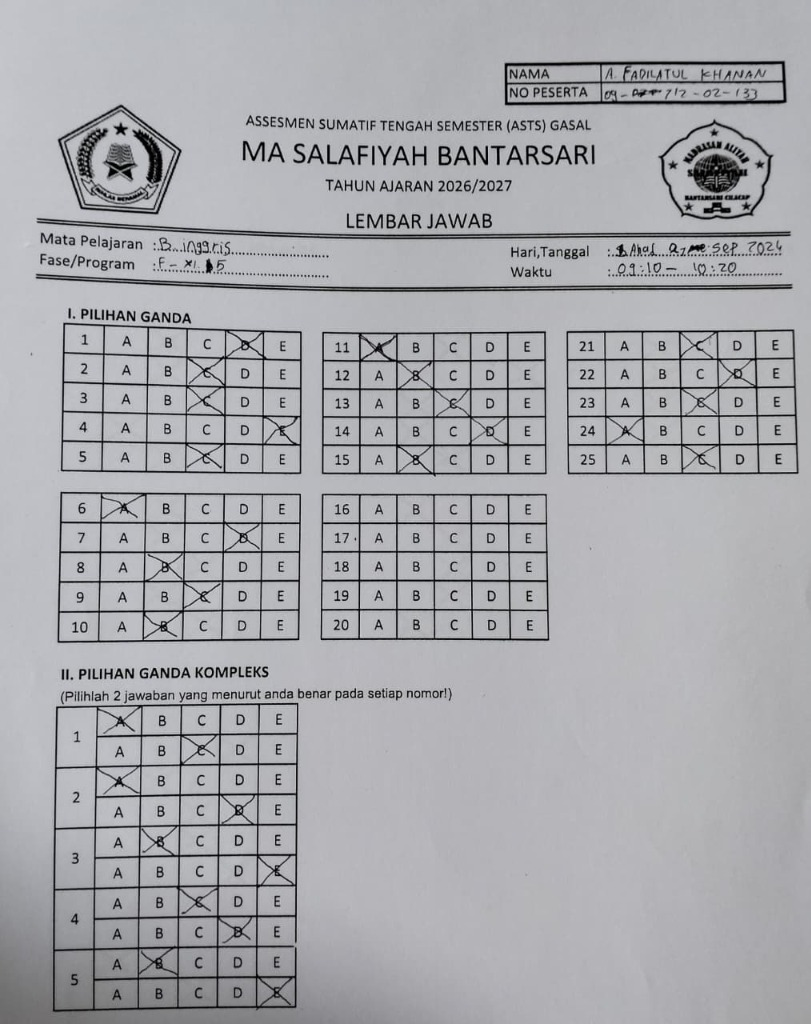
#> input picture data/sample_inputs/sample_fadilatul.jpg, 811 x 1024 px
$ python -i omr_grid_engine.py   (imports and definitions only)
#> lines starting #> are read from the running program, lines starting #| are printed output that depends on the picture; after the words box and inside, x2 and y2 are one past the last pixel; in counts of white or black regions, pixels touching at a corner belong together
#> further down, picture is the input picture: shape (1024, 811, 3); mean B, G, R 172.7, 168.6, 168.2
"""
Smart Exam Grader - OMR Grid Engine
Mendeteksi tabel pilihan ganda (Section 1: No 1-25) dan pilihan ganda kompleks (Section 2: No 1-5),
menghitung densitas piksel tinta/silang, serta mendeteksi multi-marked/jawaban ambigu.
"""

import cv2
import numpy as np
from typing import Dict, Any, List, Tuple

class OMRGridEngine:
    def __init__(self, debug: bool = True):
        self.debug = debug
        self.options = ["No", "A", "B", "C", "D", "E"]

    def find_section1_tables(self, sec1_img: np.ndarray) -> List[Tuple[int, int, int, int]]:
        """
        Mendeteksi 5 kotak tabel di Bagian I secara morfologis:
        - Kolom 1 (Kiri)  : Q1-5 (Atas), Q6-10 (Bawah)
        - Kolom 2 (Tengah): Q11-15 (Atas), Q16-20 (Bawah)
        - Kolom 3 (Kanan) : Q21-25 (Atas)
        """
        gray = cv2.cvtColor(sec1_img, cv2.COLOR_BGR2GRAY)
        _, thresh = cv2.threshold(gray, 0, 255, cv2.THRESH_BINARY_INV + cv2.THRESH_OTSU)
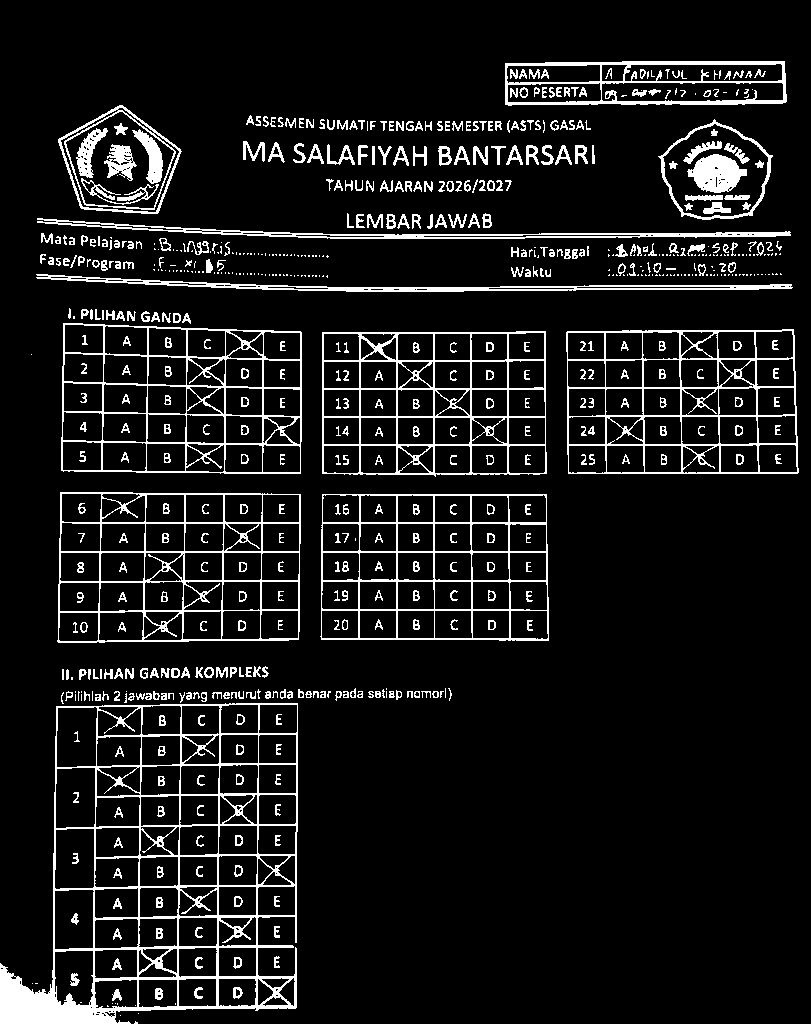
#> thresh: shape (1024, 811); 9.3% white in thin lines or dots

        horiz_kernel = cv2.getStructuringElement(cv2.MORPH_RECT, (35, 1))
        vert_kernel = cv2.getStructuringElement(cv2.MORPH_RECT, (1, 35))

        horiz = cv2.morphologyEx(thresh, cv2.MORPH_OPEN, horiz_kernel)
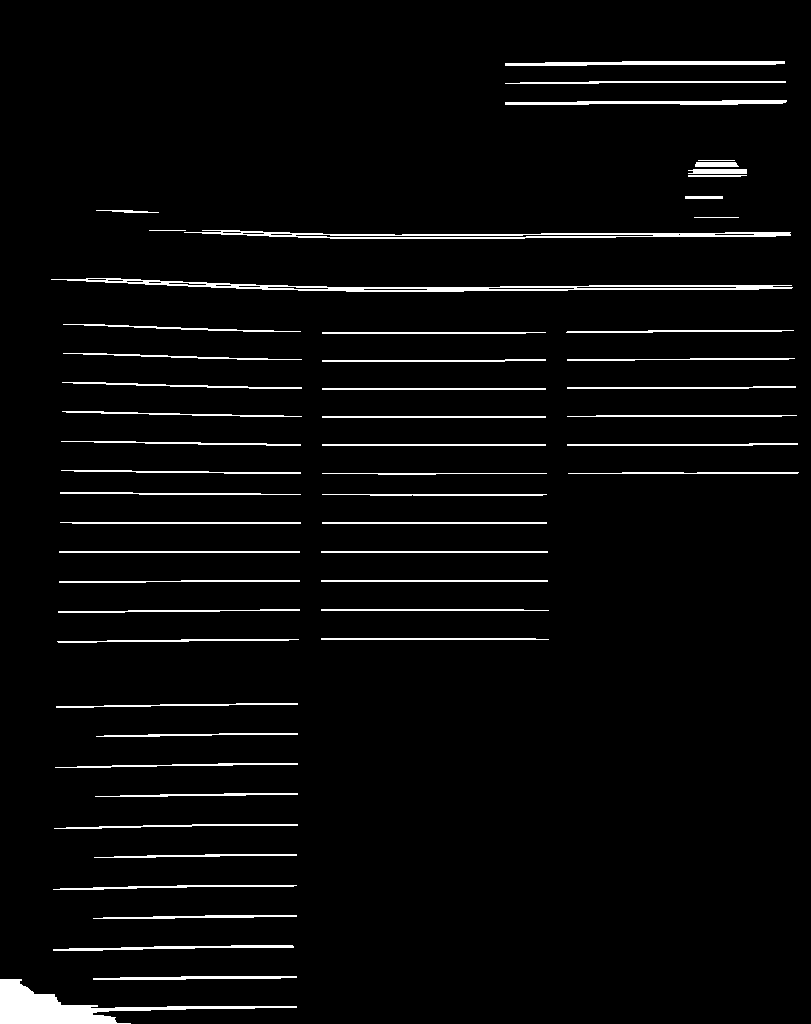
#> horiz: shape (1024, 811); 3.6% white; 54 white regions, largest, box (x1, y1, x2, y2) and area: (0, 979, 297, 1024) 3653, (51, 278, 793, 292) 2885, (184, 230, 791, 239) 2286
        vert = cv2.morphologyEx(thresh, cv2.MORPH_OPEN, vert_kernel)
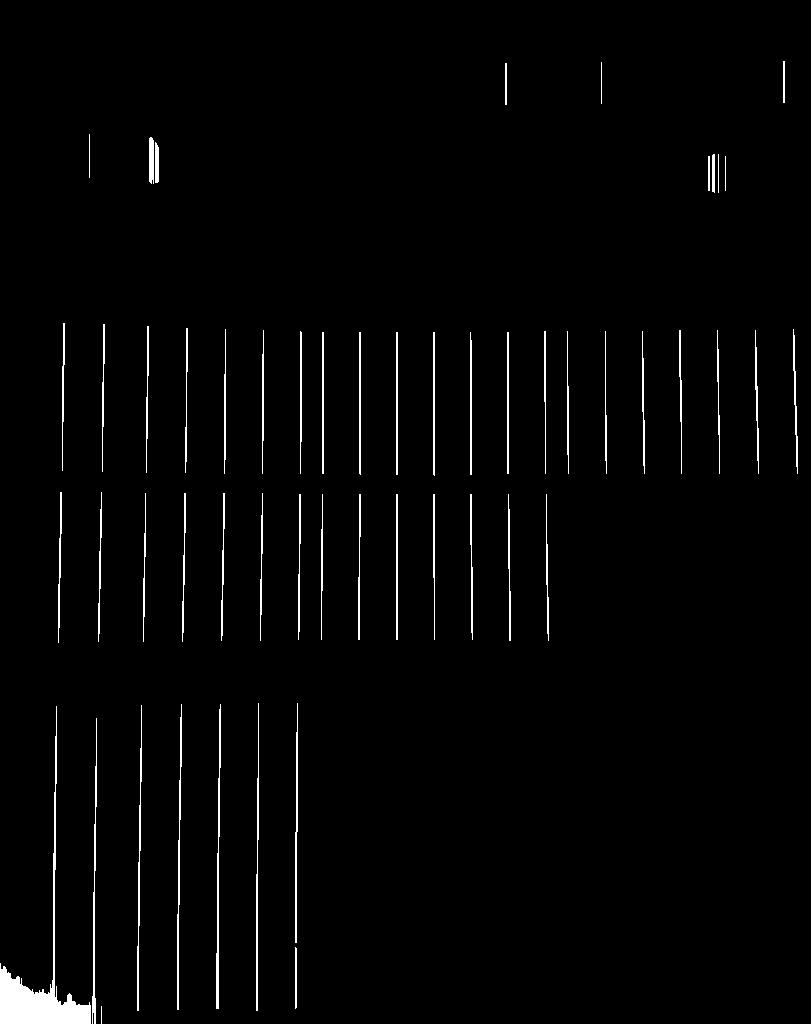
#> vert: shape (1024, 811); 2% white; 54 white regions (1 under 20 px), largest, box (x1, y1, x2, y2) and area: (0, 706, 91, 1024) 3594, (216, 704, 221, 1009) 635, (92, 718, 97, 1024) 569
        grid = cv2.add(horiz, vert)
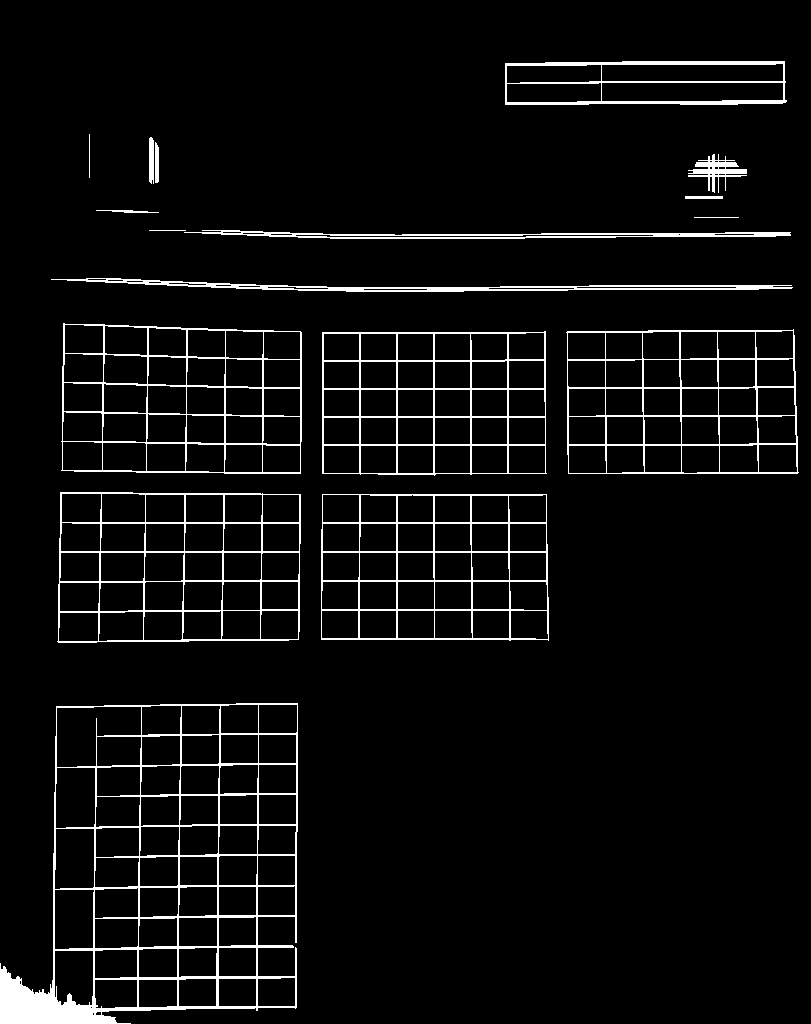
#> grid: shape (1024, 811); 5.2% white in thin lines or dots

        contours, _ = cv2.findContours(grid, cv2.RETR_EXTERNAL, cv2.CHAIN_APPROX_SIMPLE)
#> contours = 17 contours, 3 with area under 20; largest, box (x1, y1, x2, y2) and area: (0, 703, 298, 1024) 74438, (57, 492, 301, 643) 35528, (61, 323, 302, 474) 34474, (321, 494, 549, 641) 32731, (566, 329, 799, 474) 32568

        boxes = []
        for cnt in contours:
            x, y, w, h = cv2.boundingRect(cnt)
            if w > 150 and h > 80:
                boxes.append((x, y, w, h))
#> this loop made 17 passes
#> (x, y, w, h) on passes 1, 2, 3, 4, 5, 6, 7, 8, 11, 13, 14, 15: (0, 703, 298, 321), (321, 494, 228, 147), (57, 492, 244, 151), (322, 331, 225, 145), (566, 329, 233, 145), (61, 323, 241, 151), (51, 278, 742, 14), (184, 230, 607, 9), (96, 210, 63, 3), (688, 154, 59, 39), (155, 142, 4, 41), (149, 137, 5, 47)
#> (cnt, x, y, w, h) on passes 9, 10, 12, 16: ([[149, 230], [185, 230]], 149, 230, 37, 1), ([[694, 217], [738, 217]], 694, 217, 45, 1), ([[685, 196], [685, 198], [722, 198], [722, 196]], 685, 196, 38, 3), ([[89, 134], [89, 177]], 89, 134, 1, 44)
#> after the loop, boxes = [(0, 703, 298, 321), (321, 494, 228, 147), (57, 492, 244, 151), (322, 331, 225, 145), (566, 329, 233, 145), (61, 323, 241, 151)]

        # Jika morfologi mendeteksi tepat 5 tabel, kelompokkan berdasarkan posisi spasial
        if len(boxes) >= 5:
            # Urutkan berdasarkan koordinat X (kolom) lalu Y (baris)
            col1 = sorted([b for b in boxes if b[0] < 120], key=lambda b: b[1])
#> col1 = [(61, 323, 241, 151), (57, 492, 244, 151), (0, 703, 298, 321)]
            col2 = sorted([b for b in boxes if 150 <= b[0] < 350], key=lambda b: b[1])
#> col2 = [(322, 331, 225, 145), (321, 494, 228, 147)]
            col3 = sorted([b for b in boxes if b[0] >= 350], key=lambda b: b[1])
#> col3 = [(566, 329, 233, 145)]

            sorted_tables = []
            if len(col1) >= 2:
                sorted_tables.append((col1[0], 1))   # Q1-5
                sorted_tables.append((col1[1], 6))   # Q6-10
            if len(col2) >= 2:
                sorted_tables.append((col2[0], 11))  # Q11-15
                sorted_tables.append((col2[1], 16))  # Q16-20
            if len(col3) >= 1:
                sorted_tables.append((col3[0], 21))  # Q21-25

            return sorted_tables

        # Fallback koordinat statis terkalibrasi jika kontur terhalang noise
        return [
            ((16, 17, 202, 127), 1),    # Q1-5
            ((13, 157, 205, 126), 6),   # Q6-10
            ((235, 24, 186, 124), 11),  # Q11-15
            ((234, 161, 186, 121), 16), # Q16-20
            ((437, 31, 179, 120), 21)   # Q21-25
        ]

    # [116 lines left out: functions find_section2_table, extract_pg_table, extract_pgk_table, not called in this run]

>>> import cv2
>>> picture = cv2.imread('../data/sample_inputs/sample_fadilatul.jpg')
>>> result = OMRGridEngine().find_section1_tables(picture)
#> result = [((61, 323, 241, 151), 1), ((57, 492, 244, 151), 6), ((322, 331, 225, 145), 11), ((321, 494, 228, 147), 16), ((566, 329, 233, 145), 21)]

$ run again, on data/sample_inputs/sample_lembar_jawab.jpg
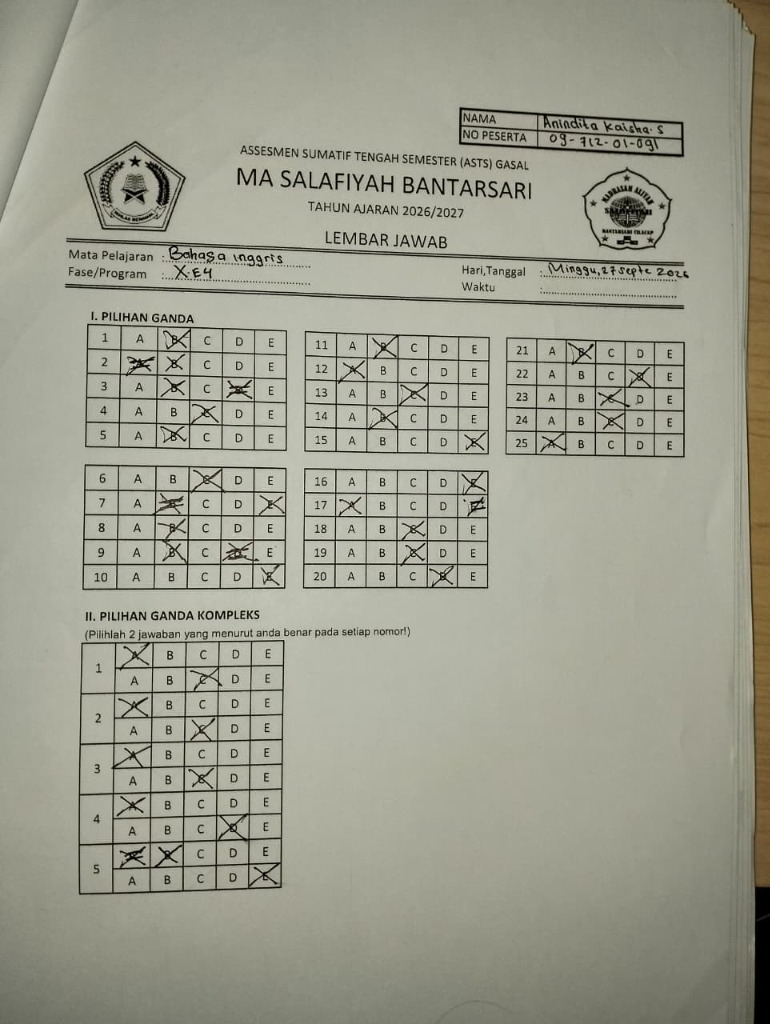
#> input picture data/sample_inputs/sample_lembar_jawab.jpg, 770 x 1024 px
#> picture is the input picture: shape (1024, 770, 3); mean B, G, R 142.3, 157.5, 157
#> in find_section1_tables, `_, thresh = cv2.threshold(gray, 0, 255, cv2.THRESH_BINARY_INV + cv2.TH..`:
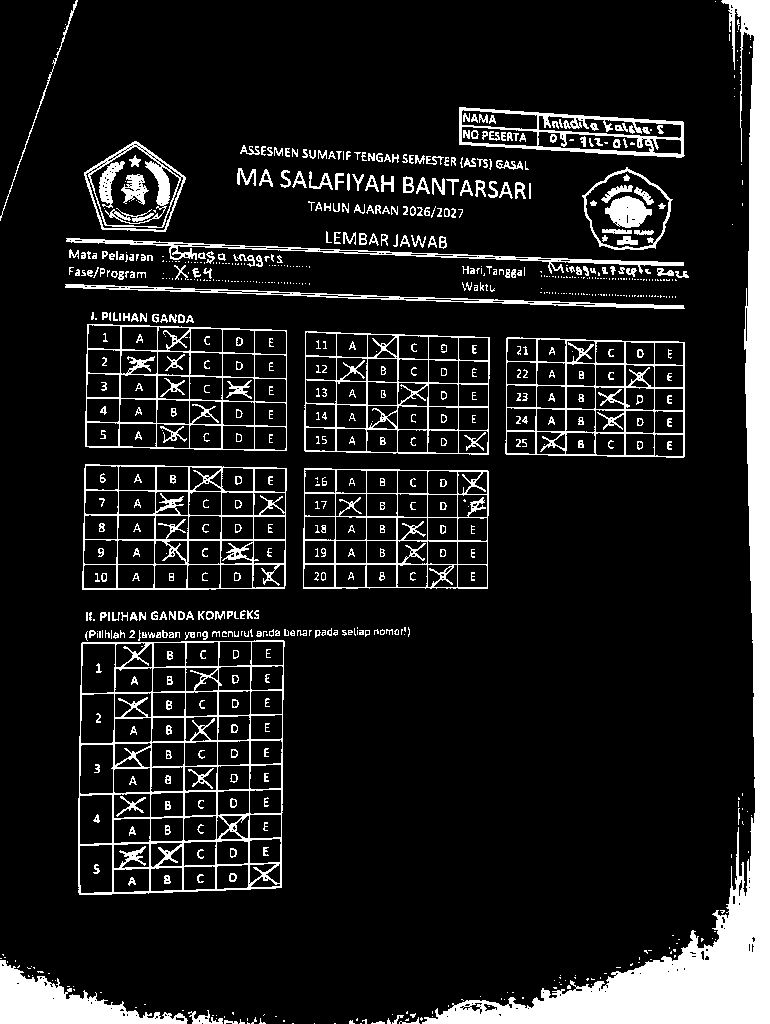
#> thresh: shape (1024, 770); 12.4% white; 816 white regions (425 under 20 px), largest, box (x1, y1, x2, y2) and area: (422, 0, 770, 1024) 37417, (78, 640, 285, 895) 7972, (0, 960, 188, 1024) 5198
#> horiz: shape (1024, 770); 6.8% white; 59 white regions, largest, box (x1, y1, x2, y2) and area: (422, 939, 770, 1024) 14477, (744, 58, 770, 640) 12438, (0, 984, 187, 1024) 4186
#> vert: shape (1024, 770); 6.1% white; 59 white regions (1 under 20 px), largest, box (x1, y1, x2, y2) and area: (533, 0, 770, 1024) 34367, (0, 960, 111, 1024) 4215, (78, 643, 82, 895) 417
#> in find_section1_tables, `grid = cv2.add(horiz, vert)`:
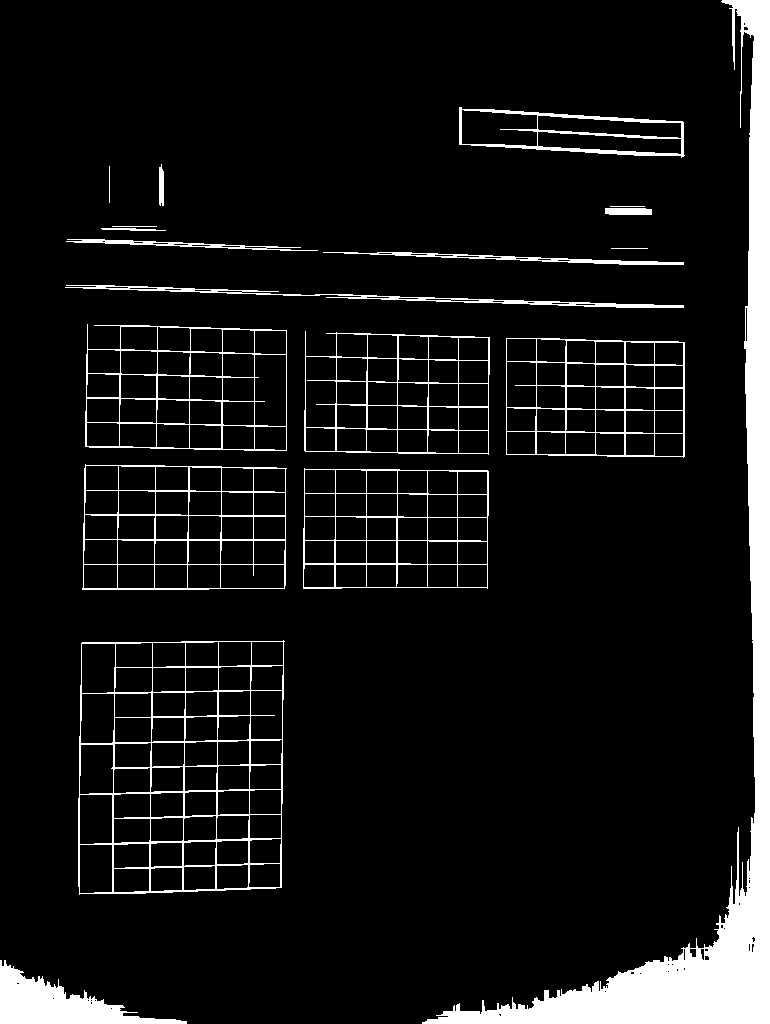
#> grid: shape (1024, 770); 8.5% white; 19 white regions
#> contours = 19 contours, 4 with area under 20; largest, box (x1, y1, x2, y2) and area: (78, 640, 285, 895) 50559, (422, 0, 770, 1024) 34810, (82, 464, 287, 590) 24719, (85, 324, 287, 451) 23505, (303, 468, 489, 589) 21650
#> the loop in find_section1_tables, `for cnt in contours:` made 19 passes
#> (x, y, w, h) on passes 1 to 8: (0, 960, 187, 64), (78, 640, 207, 255), (303, 468, 186, 121), (82, 464, 205, 126), (506, 338, 179, 120), (304, 331, 186, 124), (85, 324, 202, 127), (65, 285, 619, 23)
#> after the loop in find_section1_tables, `for cnt in contours:`: boxes = [(78, 640, 207, 255), (303, 468, 186, 121), (82, 464, 205, 126), (506, 338, 179, 120), (304, 331, 186, 124), (85, 324, 202, 127), (422, 0, 348, 1024)]
#> col1 = [(85, 324, 202, 127), (82, 464, 205, 126), (78, 640, 207, 255)]
#> col2 = [(304, 331, 186, 124), (303, 468, 186, 121)]
#> col3 = [(422, 0, 348, 1024), (506, 338, 179, 120)]
#> result = [((85, 324, 202, 127), 1), ((82, 464, 205, 126), 6), ((304, 331, 186, 124), 11), ((303, 468, 186, 121), 16), ((422, 0, 348, 1024), 21)]
